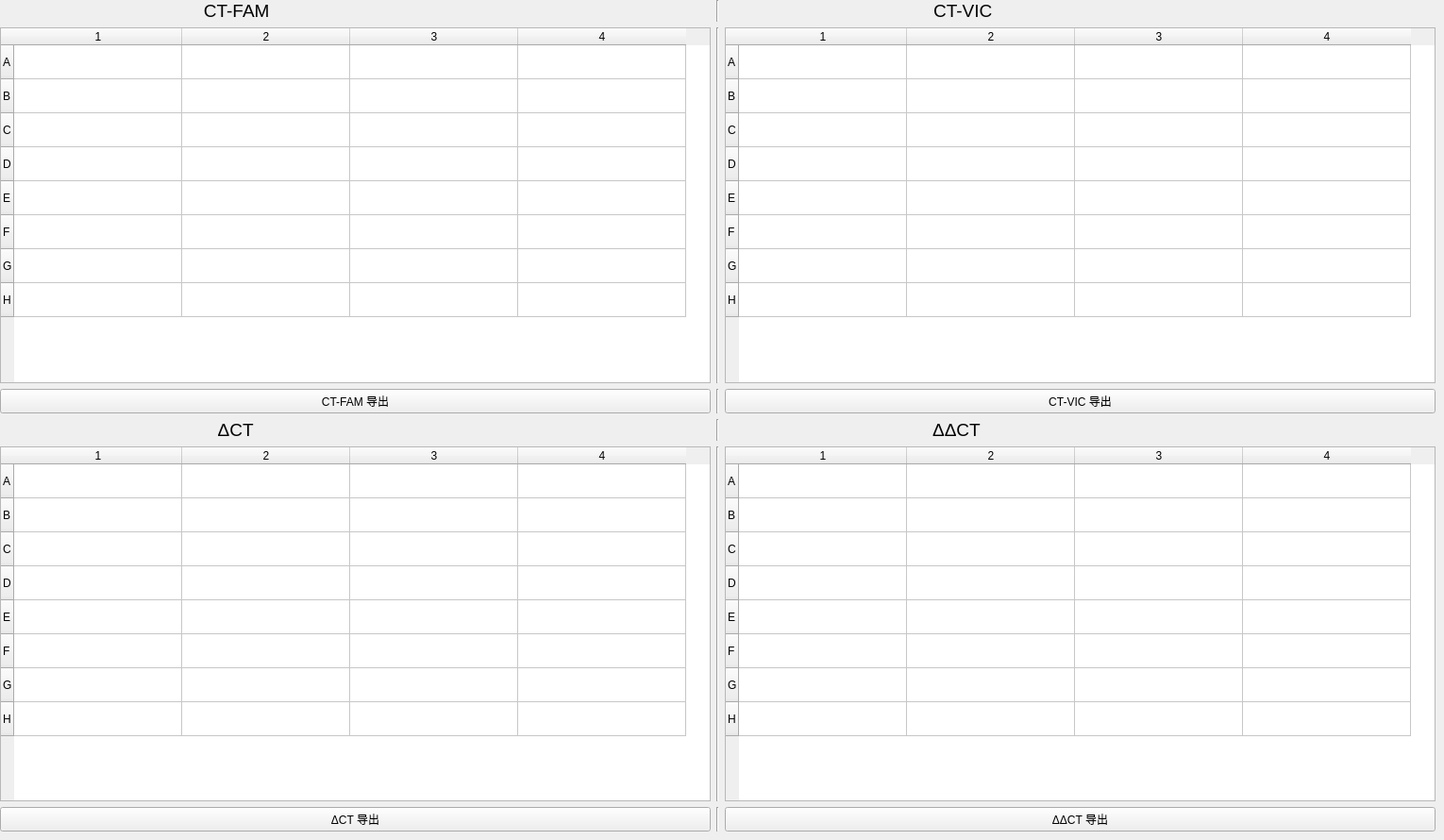
       <widget class="QWidget" name="tab_8">
        <attribute name="title">
         <string>各孔计算数据显示</string>
        </attribute>
        <widget class="QWidget" name="gridLayoutWidget_4">
         <property name="geometry">
          <rect>
           <x>0</x>
           <y>0</y>
           <width>1521</width>
           <height>881</height>
          </rect>
         </property>
         <layout class="QGridLayout" name="gridLayout_4">
          <item row="2" column="2">
           <widget class="QPushButton" name="ct_vic_Button">
            <property name="text">
             <string>CT-VIC 导出</string>
            </property>
           </widget>
          </item>
          <item row="0" column="2">
           <widget class="QLabel" name="label_4">
            <property name="font">
             <font>
              <family>Arial</family>
              <pointsize>14</pointsize>
             </font>
            </property>
            <property name="text">
             <string>                                          CT-VIC</string>
            </property>
           </widget>
          </item>
          <item row="5" column="2">
           <widget class="QPushButton" name="del_del_ct_Button">
            <property name="text">
             <string>ΔΔCT 导出</string>
            </property>
           </widget>
          </item>
          <item row="2" column="1">
           <widget class="Line" name="line_6">
            <property name="orientation">
             <enum>Qt::Vertical</enum>
            </property>
           </widget>
          </item>
          <item row="2" column="0">
           <widget class="QPushButton" name="ct_fam_Button">
            <property name="text">
             <string>CT-FAM 导出</string>
            </property>
           </widget>
          </item>
          <item row="3" column="0">
           <widget class="QLabel" name="label_5">
            <property name="font">
             <font>
              <family>Arial</family>
              <pointsize>14</pointsize>
             </font>
            </property>
            <property name="text">
             <string>                                            ΔCT</string>
            </property>
           </widget>
          </item>
          <item row="5" column="0">
           <widget class="QPushButton" name="del_ct_Button">
            <property name="text">
             <string>ΔCT 导出</string>
            </property>
           </widget>
          </item>
          <item row="0" column="1">
           <widget class="Line" name="line_8">
            <property name="orientation">
             <enum>Qt::Vertical</enum>
            </property>
           </widget>
          </item>
          <item row="3" column="2">
           <widget class="QLabel" name="label_6">
            <property name="font">
             <font>
              <family>Arial</family>
              <pointsize>14</pointsize>
             </font>
            </property>
            <property name="text">
             <string>                                          ΔΔCT</string>
            </property>
           </widget>
          </item>
          <item row="0" column="0">
           <widget class="QLabel" name="label_3">
            <property name="font">
             <font>
              <family>Arial</family>
              <pointsize>14</pointsize>
             </font>
            </property>
            <property name="text">
             <string>                                         CT-FAM</string>
            </property>
           </widget>
          </item>
          <item row="1" column="2">
           <widget class="QTableWidget" name="ct_vic_table">
            <property name="autoScrollMargin">
             <number>8</number>
            </property>
            <attribute name="horizontalHeaderDefaultSectionSize">
             <number>178</number>
            </attribute>
            <attribute name="verticalHeaderDefaultSectionSize">
             <number>36</number>
            </attribute>
            <row>
             <property name="text">
              <string>A</string>
             </property>
            </row>
            <row>
             <property name="text">
              <string>B</string>
             </property>
            </row>
            <row>
             <property name="text">
              <string>C</string>
             </property>
            </row>
            <row>
             <property name="text">
              <string>D</string>
             </property>
            </row>
            <row>
             <property name="text">
              <string>E</string>
             </property>
            </row>
            <row>
             <property name="text">
              <string>F</string>
             </property>
            </row>
            <row>
             <property name="text">
              <string>G</string>
             </property>
            </row>
            <row>
             <property name="text">
              <string>H</string>
             </property>
            </row>
            <column>
             <property name="text">
              <string>1</string>
             </property>
            </column>
            <column>
             <property name="text">
              <string>2</string>
             </property>
            </column>
            <column>
             <property name="text">
              <string>3</string>
             </property>
            </column>
            <column>
             <property name="text">
              <string>4</string>
             </property>
            </column>
           </widget>
          </item>
          <item row="1" column="0">
           <widget class="QTableWidget" name="ct_fam_table">
            <attribute name="horizontalHeaderDefaultSectionSize">
             <number>178</number>
            </attribute>
            <attribute name="verticalHeaderDefaultSectionSize">
             <number>36</number>
            </attribute>
            <row>
             <property name="text">
              <string>A</string>
             </property>
            </row>
            <row>
             <property name="text">
              <string>B</string>
             </property>
            </row>
            <row>
             <property name="text">
              <string>C</string>
             </property>
            </row>
            <row>
             <property name="text">
              <string>D</string>
             </property>
            </row>
            <row>
             <property name="text">
              <string>E</string>
             </property>
            </row>
            <row>
             <property name="text">
              <string>F</string>
             </property>
            </row>
            <row>
             <property name="text">
              <string>G</string>
             </property>
            </row>
            <row>
             <property name="text">
              <string>H</string>
             </property>
            </row>
            <column>
             <property name="text">
              <string>1</string>
             </property>
            </column>
            <column>
             <property name="text">
              <string>2</string>
             </property>
            </column>
            <column>
             <property name="text">
              <string>3</string>
             </property>
            </column>
            <column>
             <property name="text">
              <string>4</string>
             </property>
            </column>
           </widget>
          </item>
          <item row="4" column="0">
           <widget class="QTableWidget" name="del_ct_table">
            <attribute name="horizontalHeaderDefaultSectionSize">
             <number>178</number>
            </attribute>
            <attribute name="verticalHeaderDefaultSectionSize">
             <number>36</number>
            </attribute>
            <row>
             <property name="text">
              <string>A</string>
             </property>
            </row>
            <row>
             <property name="text">
              <string>B</string>
             </property>
            </row>
            <row>
             <property name="text">
              <string>C</string>
             </property>
            </row>
            <row>
             <property name="text">
              <string>D</string>
             </property>
            </row>
            <row>
             <property name="text">
              <string>E</string>
             </property>
            </row>
            <row>
             <property name="text">
              <string>F</string>
             </property>
            </row>
            <row>
             <property name="text">
              <string>G</string>
             </property>
            </row>
            <row>
             <property name="text">
              <string>H</string>
             </property>
            </row>
            <column>
             <property name="text">
              <string>1</string>
             </property>
            </column>
            <column>
             <property name="text">
              <string>2</string>
             </property>
            </column>
            <column>
             <property name="text">
              <string>3</string>
             </property>
            </column>
            <column>
             <property name="text">
              <string>4</string>
             </property>
            </column>
           </widget>
          </item>
          <item row="4" column="2">
           <widget class="QTableWidget" name="del_del_ct_table">
            <attribute name="horizontalHeaderDefaultSectionSize">
             <number>178</number>
            </attribute>
            <attribute name="verticalHeaderDefaultSectionSize">
             <number>36</number>
            </attribute>
            <row>
             <property name="text">
              <string>A</string>
             </property>
            </row>
            <row>
             <property name="text">
              <string>B</string>
             </property>
            </row>
            <row>
             <property name="text">
              <string>C</string>
             </property>
            </row>
            <row>
             <property name="text">
              <string>D</string>
             </property>
            </row>
            <row>
             <property name="text">
              <string>E</string>
             </property>
            </row>
            <row>
             <property name="text">
              <string>F</string>
             </property>
            </row>
            <row>
             <property name="text">
              <string>G</string>
             </property>
            </row>
            <row>
             <property name="text">
              <string>H</string>
             </property>
            </row>
            <column>
             <property name="text">
              <string>1</string>
             </property>
            </column>
            <column>
             <property name="text">
              <string>2</string>
             </property>
            </column>
            <column>
             <property name="text">
              <string>3</string>
             </property>
            </column>
            <column>
             <property name="text">
              <string>4</string>
             </property>
            </column>
           </widget>
          </item>
          <item row="1" column="1">
           <widget class="Line" name="line_3">
            <property name="orientation">
             <enum>Qt::Vertical</enum>
            </property>
           </widget>
          </item>
          <item row="3" column="1">
           <widget class="Line" name="line_4">
            <property name="orientation">
             <enum>Qt::Vertical</enum>
            </property>
           </widget>
          </item>
          <item row="4" column="1">
           <widget class="Line" name="line_5">
            <property name="orientation">
             <enum>Qt::Vertical</enum>
            </property>
           </widget>
          </item>
          <item row="5" column="1">
           <widget class="Line" name="line_7">
            <property name="orientation">
             <enum>Qt::Vertical</enum>
            </property>
           </widget>
          </item>
         </layout>
        </widget>
       </widget>
